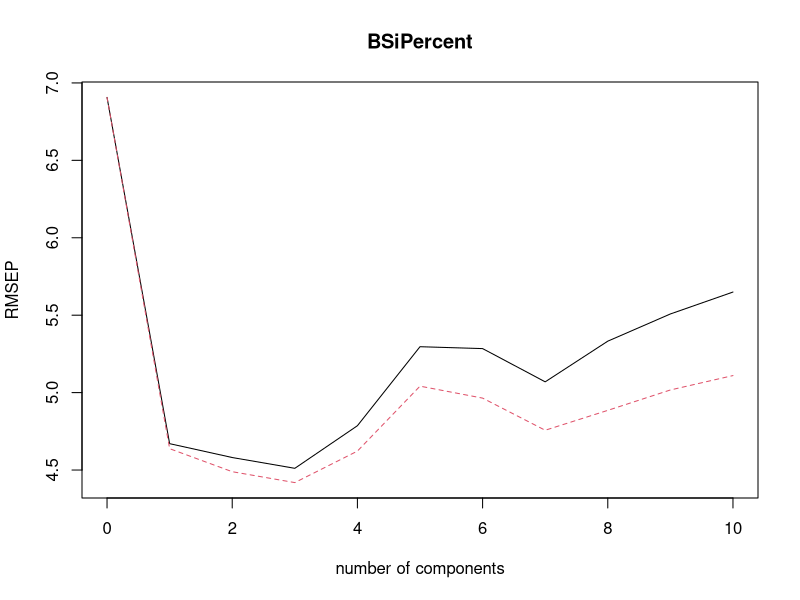
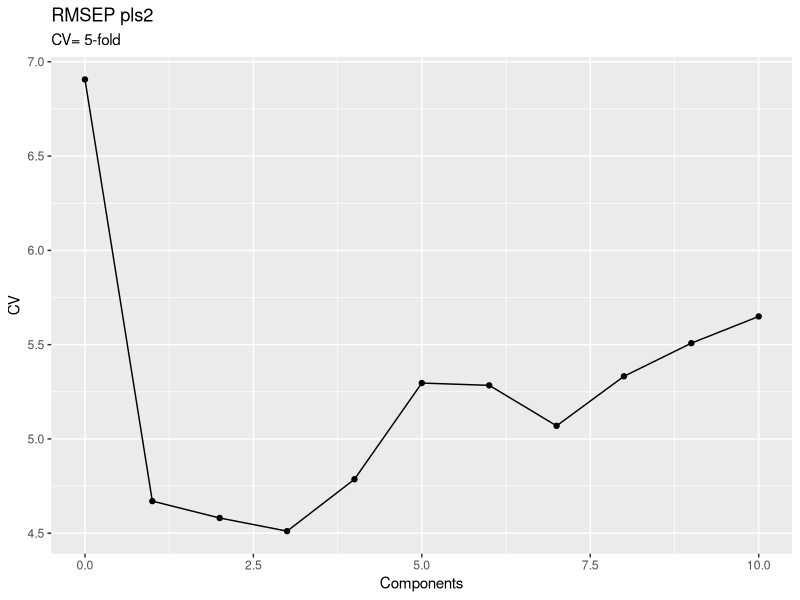

These charts were generated, in order, by the following R code:
library(pls)
library(tidyverse)

data <- read.csv("dataForProofOfConceptNice.csv")
dim(data) ## 39 3698
## 39 datasets, 3697 absorbances, 1 response

### PLS2 ###
pls2 <- plsr(BSiPercent~., ncomp = 10, data=data, validation = "CV", segments = 5)
summary(pls2)

plot(RMSEP(pls2))

## save root mean squared error of prediction to object res
res2 <- RMSEP(pls2)

data <- cbind.data.frame(cv = res2$val[1,,], ncomps = 0:10)
ggplot(data, aes(ncomps, cv))+geom_point()+geom_line()+
  labs(title = "RMSEP pls2", 
       subtitle="CV= 5-fold",
       y = "CV", 
       x = "Components") 
